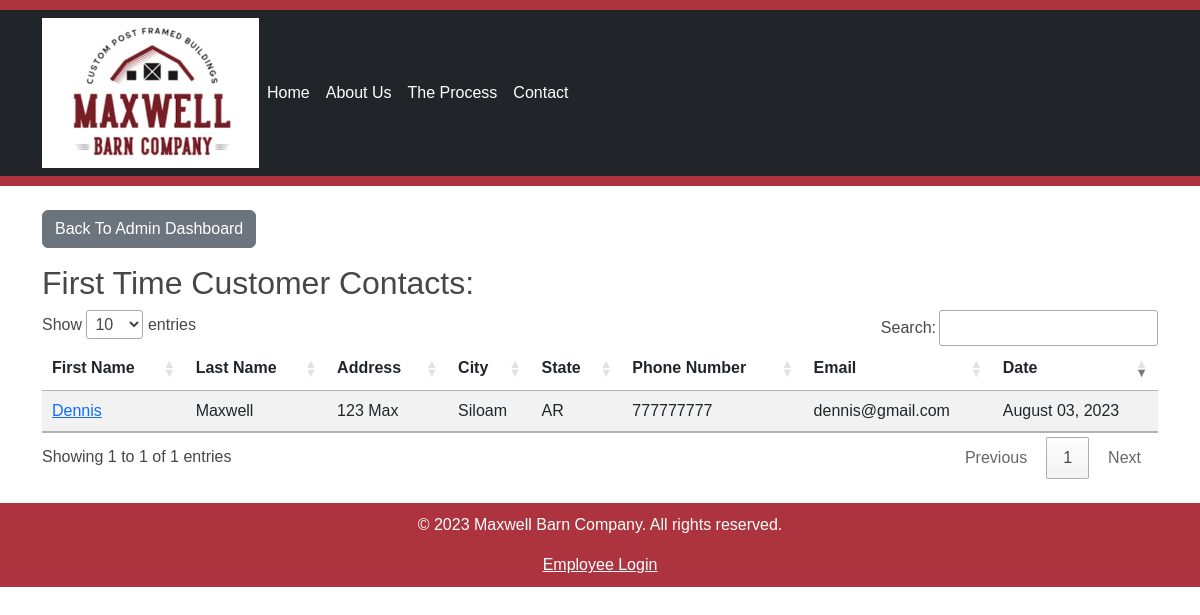
Page /admin_contacts on the committed database.
### web/models.py (models this page shows, shortened)
class Customer(models.Model):
    name_first = models.CharField(max_length=64, verbose_name="First Name")
    name_last = models.CharField(max_length=64, verbose_name="Last Name")
    address = models.CharField(max_length=200)
    add_city = models.CharField(max_length=64, verbose_name="City")
    add_state = models.CharField(max_length=2, choices=STATE_CHOICES, verbose_name="State")
    zip = models.CharField(max_length=12, null=True, blank=True)
    phone_number = models.CharField(max_length=16, verbose_name="Phone Number")
    email = models.EmailField()
    date = models.DateTimeField(default=timezone.now)
    barn_type = models.CharField(max_length=20, choices=BARN_TYPE, verbose_name="Desired Structure Usuage", null=True, blank=True)
    archived = models.BooleanField(default=False)

### web/views.py (the view)
# urls.py: path("admin_contacts", views.admin_contacts, name="admin_contacts"),
def admin_contacts(request):
    contacts = Customer.objects.exclude(contact__isnull=False)
    return render(request, "web/admin_contacts.html", {
        "contacts": contacts
    })

### web/templates/web/admin_contacts.html (shortened to what this page needs)
{% extends "web/djangourllayout.html" %}
{% block content %}
{% load static %}
<link rel="stylesheet" type="text/css" href="https://cdn.datatables.net/1.11.5/css/jquery.dataTables.css">
<div class="container mt-4">
  <div class="row">
    <div class="col">
        <a href="{% url 'user_admin' %}" class="btn btn-secondary mb-3">Back To Admin Dashboard</a>
      <h2>First Time Customer Contacts:</h2>
      <div class="table-responsive">
        <table id="customer-table" class="table table-striped">
          <thead>
            <tr>
              <th>First Name</th>
              <th>Last Name</th>
              <th>Address</th>
              <th>City</th>
              <th>State</th>
              <th>Phone Number</th>
              <th>Email</th>
              <th>Date</th>
            </tr>
          </thead>
          <tbody>
            {% for customer in contacts %}
            <tr>
              <td><a href="{% url 'customer_details' cust_id=customer.id %}">{{ customer.name_first }}</a></td>
              <td>{{ customer.name_last }}</td>
              <td>{{ customer.address }}</td>
              <td>{{ customer.add_city }}</td>
              <td>{{ customer.add_state }}</td>
              <td>{{ customer.phone_number }}</td>
              <td>{{ customer.email }}</td>
              <td>{{ customer.date|date:"F d, Y" }}</td>
            </tr>
            {% endfor %}
          </tbody>
        </table>
      </div>
    </div>
  </div>
</div>
{% endblock %}

### rows in the picture
Customer: name_first "Dennis", name_last "Maxwell", address "123 Max", add_city "Siloam", add_state "AR", phone_number "777777777", email "dennis@gmail.com", date "August 03, 2023"
